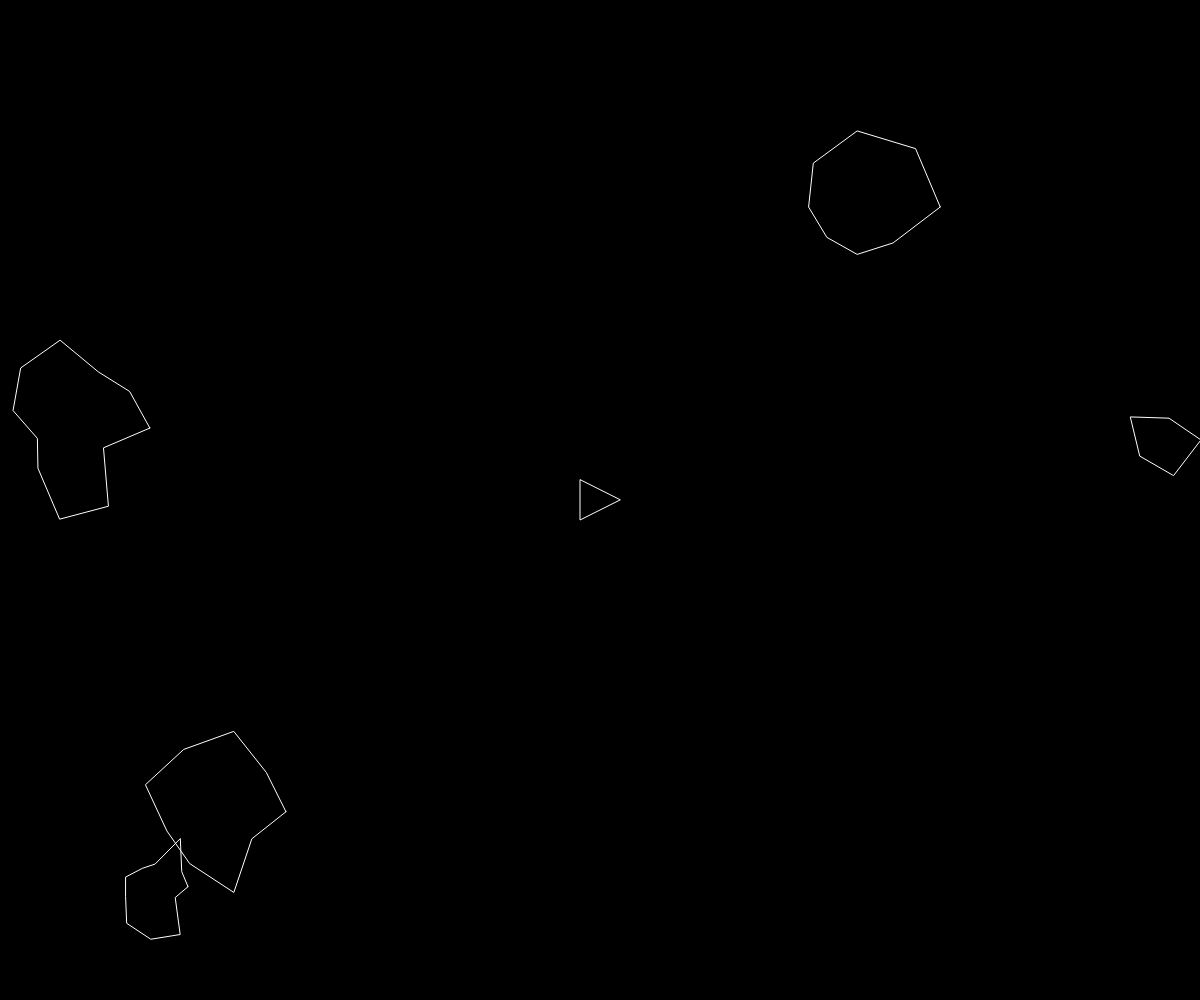
Frame 1 (no input)
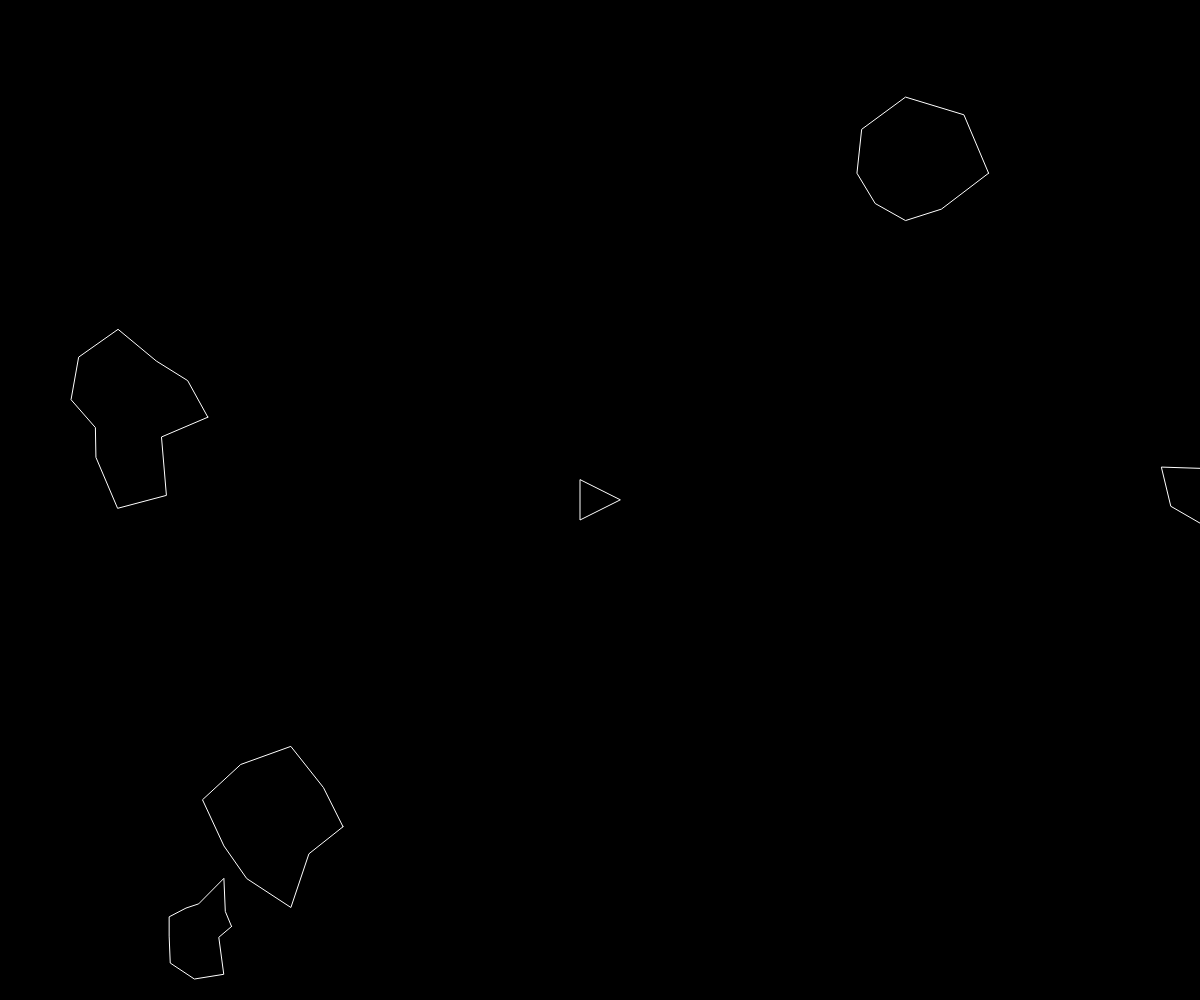
Frame 60 (no input)
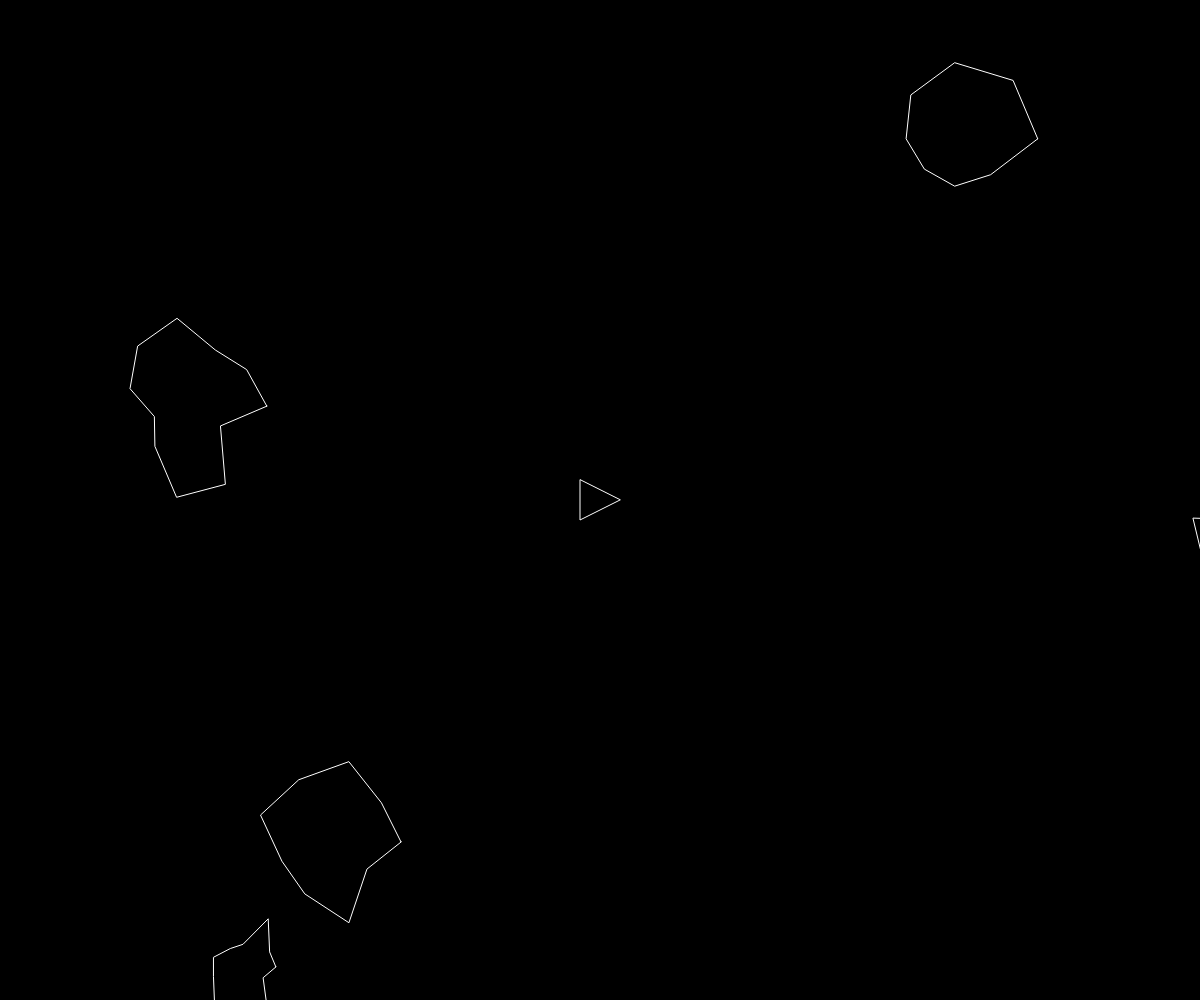
Frame 120 (the mouse pressed at the canvas centre since frame 60)

The p5.js sketch that drew these frames (run headless with seeded random() and noise() and a simulated clock; from frame 60 on, the mouse is pressed at the canvas centre):

// p5.js sketch
// ── sketch.js
var ship;
var asteroids = [];
var lasers = [];

function setup() {
  createCanvas(windowWidth, windowHeight);
  ship = new Ship();
  for (var i = 0; i < 5; i++){
    asteroids.push(new Asteroid());
  }
}

function draw() {
  background(0);
  for (var i = 0; i < asteroids.length; i++){
    if (ship.hits(asteroids[i])){
      ship.destroy();
    }
    asteroids[i].render();
    asteroids[i].update();
    asteroids[i].edges();
  }

  for (var i = lasers.length-1; i >= 0; i--){
    lasers[i].render();
    lasers[i].update();
    if (lasers[i].offscreen()){
      lasers.splice(i, 1);
    }
    else{
      for (var j = asteroids.length-1; j >= 0; j--){
        if(lasers[i].hits(asteroids[j])){
          if(asteroids[j].r > 10){
            var newAsteroids = asteroids[j].breakup();
            asteroids = asteroids.concat(newAsteroids);
          }
          asteroids.splice(j, 1);
          lasers.splice(i, 1);
          break;
        }
      }
    }
  }

  ship.render();
  ship.turn();
  ship.update();
  ship.edges();
}

function keyReleased(){
  if (keyCode === RIGHT_ARROW || keyCode === LEFT_ARROW)
    ship.setRotation(0);
  if (keyCode === UP_ARROW) {
    ship.boosting(false);
  }
}

function keyPressed(){
  if (key === " "){
    lasers.push(new laser(ship.pos, ship.heading));
  }
  else if (keyCode === RIGHT_ARROW){
    ship.setRotation(0.075);
  }
  else if (keyCode === LEFT_ARROW){
    ship.setRotation(-0.075);
  }
  else if (keyCode === UP_ARROW){
    ship.boosting(true);
  }
}

// ── asteroid.js
function Asteroid(pos, r) {
  if (pos) {
    this.pos = pos.copy();
  } else {
    this.pos = createVector(random(width), random(height));
  }
  if (r) {
    this.r = r * 0.5;
  } else {
    this.r = random(30, 75);
  }

  this.vel = p5.Vector.random2D();
  this.total = floor(random(5, 15));
  this.offset = [];
  for (var i = 0; i < this.total; i++) {
    this.offset[i] = random(-this.r * 0.5, this.r * 0.5);
  }

  this.render = function() {
    push();
    stroke(255);
    noFill();
    translate(this.pos.x, this.pos.y);
    //ellipse(0,0, this.r * 2);
    beginShape();
    for (var i = 0; i < this.total; i++) {
      var angle = map(i, 0, this.total, 0, TWO_PI);
      var r = this.r + this.offset[i];
      var x = r * cos(angle);
      var y = r * sin(angle);
      vertex(x, y);
    }
    endShape(CLOSE);
    pop();
  };

  this.update = function() {
    this.pos.add(this.vel);
  };

  this.breakup = function() {
    var newA = [];
    newA[0] = new Asteroid(this.pos, this.r);
    newA[1] = new Asteroid(this.pos, this.r);
    return newA;
  };

  this.edges = function() {
    if (this.pos.x > width + this.r) {
      this.pos.x = -this.r;
    } else if (this.pos.x < -this.r) {
      this.pos.x = width + this.r;
    } else if (this.pos.y > height + this.r) {
      this.pos.y = -this.r;
    } else if (this.pos.y < -this.r) {
      this.pos.y = height + this.r;
    }
  };

}

// ── laser.js
function laser(spos, angle){
  this.pos = createVector(spos.x, spos.y);
  this.vel = p5.Vector.fromAngle(angle);
  this.vel.mult(8);

  this.update = function(){
    this.pos.add(this.vel);
  }
  this.render = function(){
    push();
    stroke(255);
    strokeWeight(4);
    point(this.pos.x, this.pos.y);
    pop();
  }

  this.hits = function(asteroid){
    var d = dist(this.pos.x,this.pos.y, asteroid.pos.x, asteroid.pos.y);
    if(d < asteroid.r){
      return true;
    }
    else{
      return false;
    }
  }

  this.offscreen = function(){
    if(this.pos.x > width || this.pos.x < 0){
      return true;
    }
    else if(this.pos.y > height || this.pos.y < 0){
      return true;
    }
    else{
      return false;
    }
  }


}

// ── powerup.js
function Powerup() {
    this.pos = createVector(random(width), random(height));
    this.r = random(30,30);

  this.vel = p5.Vector.random2D();
  this.total = floor(random(5, 15));
  this.offset = [];
  for (var i = 0; i < this.total; i++) {
    this.offset[i] = random(-this.r * 0.5, this.r * 0.5);
  }

  this.render = function() {
    push();
    stroke(255);
    translate(this.pos.x, this.pos.y);
    ellipse(0,0, this.r * 0.5);
    pop();
  };

  this.update = function() {
    this.pos.add(this.vel);
  };

  this.edges = function() {
    if (this.pos.x > width + this.r) {
      this.pos.x = -this.r;
    } else if (this.pos.x < -this.r) {
      this.pos.x = width + this.r;
    } else if (this.pos.y > height + this.r) {
      this.pos.y = -this.r;
    } else if (this.pos.y < -this.r) {
      this.pos.y = height + this.r;
    }
  };

}

// ── ship.js
function Ship(){
  this.pos = createVector(width/2, height/2);
  this.r = 20;
  this.heading = 0;
  this.rotation = 0;
  this.isBoosting = false;
  this.vel = createVector(0,0);

  this.boosting = function(boost){
    this.isBoosting = boost;
  }

  this.update = function(){
    if(this.isBoosting){
      this.boost();
    }
    this.pos.add(this.vel);
    this.vel.mult(0.99);
  }

  this.boost = function(){
    var force = p5.Vector.fromAngle(this.heading);
    force.mult(0.1);
    this.vel.add(force);
  }

  this.render = function() {
    push();
    translate(this.pos.x, this.pos.y);
    rotate(this.heading + PI / 2);
    fill(0);
    stroke(255);
    triangle(-this.r, this.r, this.r, this.r ,0, -this.r);
    pop();
  }

  this.hits = function(asteroid){
    var d = dist(this.pos.x,this.pos.y, asteroid.pos.x, asteroid.pos.y);
    if(d < this.r + asteroid.r){
      return true;
    }
    else{
      return false;
    }
  }

  this.destroy = function(){
    throw new Error("Game Over!");
  }

  this.edges = function(){
    if(this.pos.x > width + this.r){
      this.pos.x = -this.r;
    }
    else if (this.pos.x < -this.r){
      this.pos.x = width + this.r;
    }
    else if(this.pos.y > height + this.r){
      this.pos.y = -this.r;
    }
    else if (this.pos.y < -this.r){
      this.pos.y = height + this.r;
    }
  }

  this.setRotation = function(angle){
    this.rotation = angle;
  }

  this.turn = function(){
    this.heading += this.rotation;
  }

}
